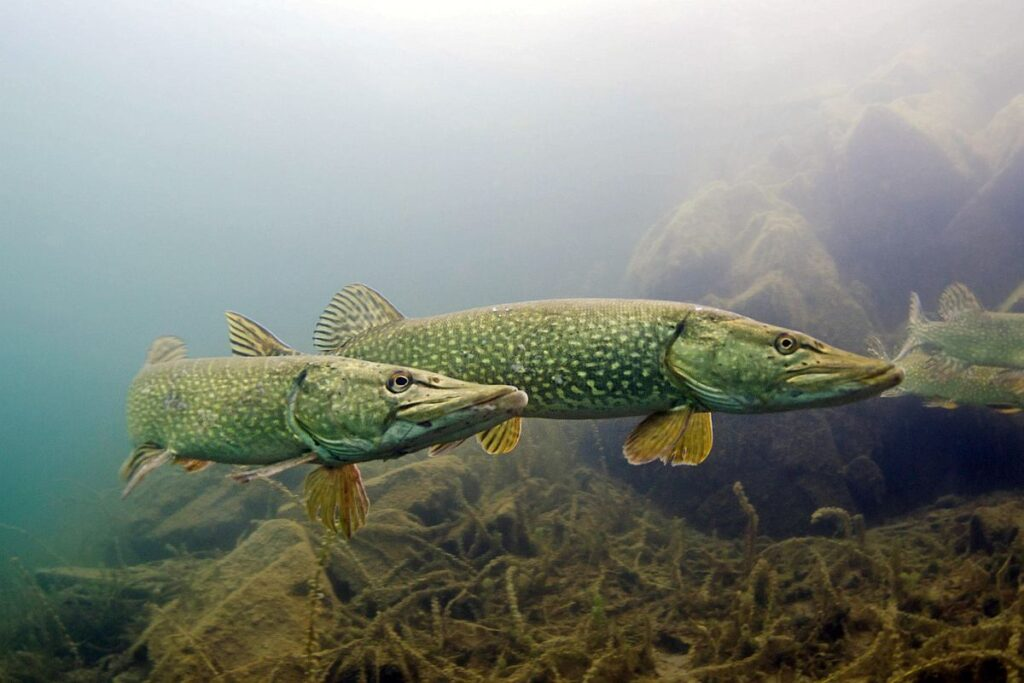
#> input picture Lab 1/szczupak.jpg, 1024 x 683 px
$ jupyter execute main.ipynb
#> lines starting #> are read from the running program, lines starting #| are printed output that depends on the picture
[cell 1]
import matplotlib.pyplot as plt
import numpy as np

def f1(X):
    return -x*np.exp(-x/2)
def f2(x):
    return np.sin(np.pi * x) + 2 * np.cos(2 * np.pi * x) + 3 * np.sin(2 * np.pi * x) * np.exp(-x / 2)

def f3(x):
    return 2 * x * np.exp(-x)

x=np.linspace(0,10,1000,)
x_f3 = np.linspace(2, 10,1000)

fig, axs= plt.subplots(3,1, figsize=(8,10))

axs[0].plot(x, f1(x), label=r'$f_1(x) = -xe^{-x/2}$', color='b')
axs[0].set_title('Wykres f1(x)')
axs[0].legend()

axs[1].plot(x, f2(x), label=r'$f_2(x) = sin(\pi x) + 2cos(2\pi x) + 3sin(2\pi x)e^{-x/2}$', color='g')
axs[1].set_title('Wykres f2(x)')
axs[1].legend()

axs[2].plot(x_f3, f3(x_f3), label=r'$f_3(x) = 2xe^{-x}$ dla x > 2', color='r')
axs[2].set_title('Wykres f3(x)')
axs[2].legend()
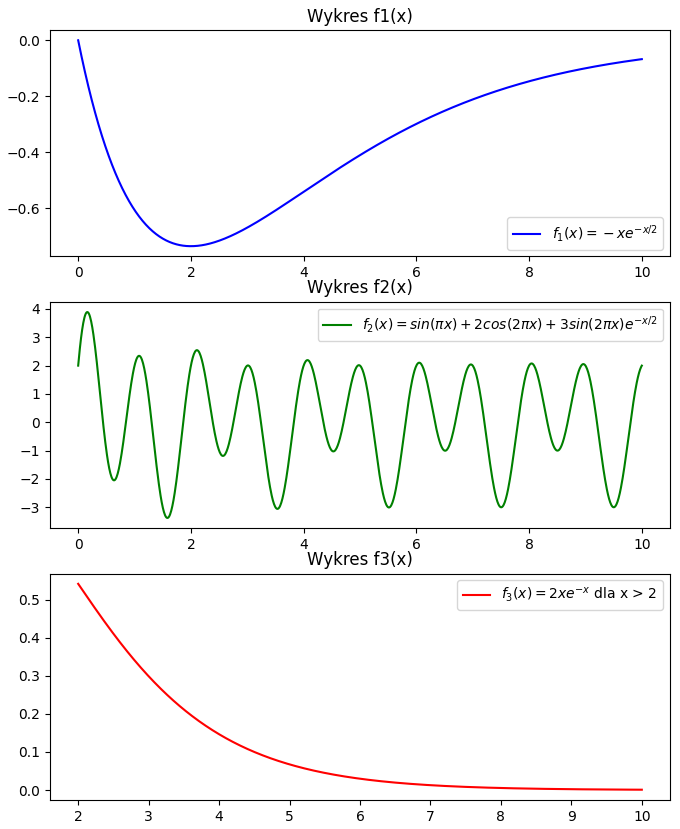
#> figure drawn by matplotlib, 3 panels; panel 1: curve peaks at x = 0, y = 0; panel 2: curve peaks at x = 0.16, y = 3.89; panel 3: curve peaks at x = 2, y = 0.541

[cell 2]
import numpy as np

def f1(x):
    return -x * np.exp(-x / 2)

def f2(x):
    return np.sin(np.pi * x) + 2 * np.cos(2 * np.pi * x) + 3 * np.sin(2 * np.pi * x) * np.exp(-x / 2)

def f3(x):
    return 2 * x * np.exp(-x)

x = np.linspace(0, 10, 1000)

def f_length(f, x):
    dx = np.diff(x)

    y = f(x)

    dy = np.diff(y)

    length = np.sum(np.sqrt(dx**2 + dy**2))

    return length


f1_length = f_length(f1, x)
f2_length = f_length(f2, x)
f3_length = f_length(f3, x)


print(f"Długość krzywej dla f1(x) w przedziale [0, 10]: {f1_length}")
print(f"Długość krzywej dla f2(x) w przedziale [0, 10]: {f2_length}")
print(f"Długość krzywej dla f3(x) w przedziale [0, 10]: {f3_length}")

[cell 3]
from matplotlib import cm
from matplotlib.ticker import LinearLocator

x=np.linspace(-5,5,100)
y=np.linspace(-5,5,100)
x,y =np.meshgrid(x,y)
function= np.sin(np.sqrt(2 * x**2 + y**2))
z=function

fig= plt.figure(figsize=(14,7))

ax1=fig.add_subplot(121, projection='3d')
surface = ax1.plot_surface(x,y,z, cmap=cm.coolwarm)
ax1.set_zlim(-1.5,1.5)
ax1.zaxis.set_major_locator(LinearLocator(10))
ax1.zaxis.set_major_formatter('{x:.02f}')
ax1.set_title("Wykres powierzchniowy")
ax1.set_xlabel("X")
ax1.set_ylabel("Y")


ax2=fig.add_subplot(122)
contour= ax2.contour(x,y,z, cmap=cm.coolwarm)
ax2.set_title("Wykres konturowy")
ax2.set_xlabel("X")
ax2.set_ylabel("Y")

fig.colorbar(surface, shrink=0.5, aspect=5)
fig.colorbar(contour, shrink=0.5, aspect=5)
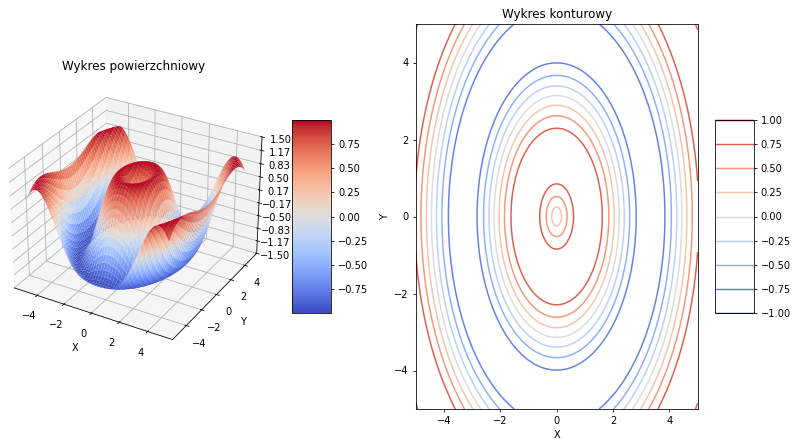
#> figure drawn by matplotlib, 4 panels

[cell 4]
from skimage import io

image = io.imread('szczupak.jpg')
#> image is the input picture: shape (683, 1024, 3); mean R, G, B 129.2, 134.3, 124.8

plt.imshow(image)
plt.axis('off')

[cell 5]
import numpy as np

matrix_array = np.zeros((64, 64), dtype=int)
center = (32, 32)
y, x = np.mgrid[:64, :64]
distance = np.sqrt((x - center[1])**2 + (y - center[0])**2)
matrix_array[distance <= 20] = 1

plt.imshow(matrix_array)
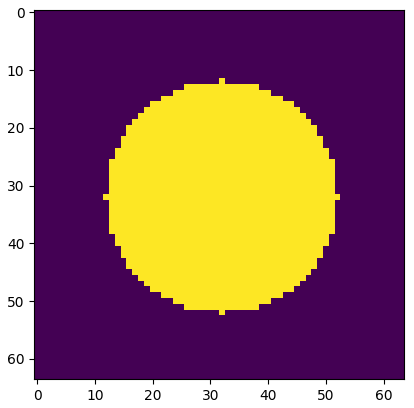
#> figure drawn by matplotlib, 1 panel
